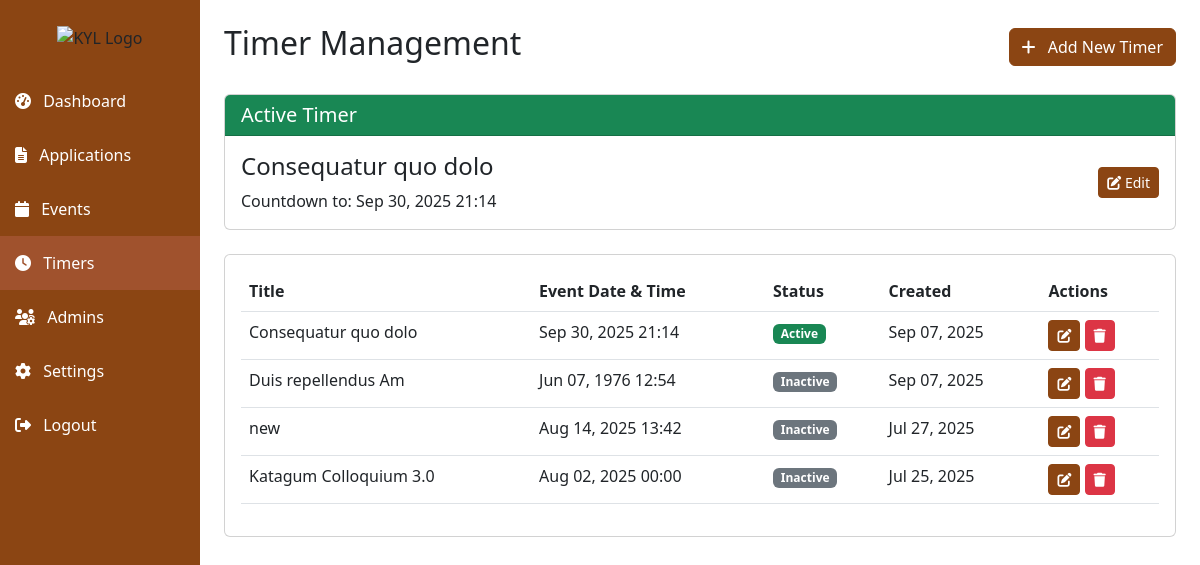
/admin/timers.php (signed in), run on the app's committed database.
### tables this page shows
CREATE TABLE `timers` (
  `id` int(11) NOT NULL,
  `title` varchar(200) NOT NULL,
  `event_datetime` datetime NOT NULL,
  `status` enum('active','inactive') DEFAULT 'inactive',
  `created_at` timestamp NOT NULL DEFAULT current_timestamp()
);

### admin/timers.php (the view, shortened to what this page needs)
<?php
require_once('../config/database.php');
$stmt = $pdo->query("SELECT * FROM timers ORDER BY created_at DESC");
$timers = $stmt->fetchAll();
?>
<!DOCTYPE html>
<html lang="en">
<head>
    <link href="https://cdn.jsdelivr.net/npm/bootstrap@5.3.0/dist/css/bootstrap.min.css" rel="stylesheet">
    <link rel="stylesheet" href="https://cdnjs.cloudflare.com/ajax/libs/font-awesome/6.4.0/css/all.min.css">
    <link rel="stylesheet" href="assets/css/admin.css">
</head>
<body>
    <div class="container-fluid">
        <div class="row">
            <div class="col-md-3 col-lg-2 px-0 sidebar">
                <div class="text-center py-4">
                    <img src="../img/logo.png" alt="KYL Logo" style="max-width: 120px;">
                </div>
                <div class="d-flex flex-column flex-grow-1">
                    <div class="nav flex-column">
                        <a href="dashboard.php" class="nav-link">
                            <i class="fas fa-tachometer-alt me-2"></i> Dashboard
                        </a>
                        <a href="applications.php" class="nav-link">
                            <i class="fas fa-file-alt me-2"></i> Applications
                        </a>
                        <a href="events.php" class="nav-link">
                            <i class="fas fa-calendar me-2"></i> Events
                        </a>
                        <a href="timers.php" class="nav-link active">
                            <i class="fas fa-clock me-2"></i> Timers
                        </a>
                        <a href="admins.php" class="nav-link">
                            <i class="fas fa-users-cog me-2"></i> Admins
                        </a>
                        <a href="settings.php" class="nav-link">
                            <i class="fas fa-cog me-2"></i> Settings
                        </a>
                    </div>
                    <div class="mt-auto">
                        <a href="logout.php" class="nav-link">
                            <i class="fas fa-sign-out-alt me-2"></i> Logout
                        </a>
                    </div>
                </div>
            </div>
            <div class="col-md-9 col-lg-10 px-4 py-4">
                <div class="d-flex justify-content-between align-items-center mb-4">
                    <h2>Timer Management</h2>
                    <button class="btn btn-primary" data-bs-toggle="modal" data-bs-target="#addTimerModal">
                        <i class="fas fa-plus me-2"></i> Add New Timer
                    </button>
                </div>
                <?php
                $stmt = $pdo->query("SELECT * FROM timers WHERE status = 'active' LIMIT 1");
                $activeTimer = $stmt->fetch();
                if ($activeTimer):
                ?>
                    <div class="card mb-4">
                        <div class="card-header bg-success text-white">
                            <h5 class="mb-0">Active Timer</h5>
                        </div>
                        <div class="card-body">
                            <div class="row align-items-center">
                                <div class="col-md-6">
                                    <h4><?php echo htmlspecialchars($activeTimer['title']); ?></h4>
                                    <p class="mb-0">Countdown to: <?php echo date('M d, Y H:i', strtotime($activeTimer['event_datetime'])); ?></p>
                                </div>
                                <div class="col-md-6 text-md-end">
                                    <button class="btn btn-primary btn-sm edit-timer" data-bs-toggle="modal"
                                        data-bs-target="#editTimerModal" data-timer='<?php echo json_encode($activeTimer); ?>'>
                                        <i class="fas fa-edit"></i> Edit
                                    </button>
                                </div>
                            </div>
                        </div>
                    </div>
                <?php endif; ?>
                <div class="card">
                    <div class="card-body">
                        <div class="table-responsive">
                            <table class="table table-hover">
                                <thead>
                                    <tr>
                                        <th>Title</th>
                                        <th>Event Date & Time</th>
                                        <th>Status</th>
                                        <th>Created</th>
                                        <th>Actions</th>
                                    </tr>
                                </thead>
                                <tbody>
                                    <?php foreach ($timers as $timer): ?>
                                        <tr>
                                            <td><?php echo htmlspecialchars($timer['title']); ?></td>
                                            <td><?php echo date('M d, Y H:i', strtotime($timer['event_datetime'])); ?></td>
                                            <td>
                                                <span class="badge bg-<?php echo $timer['status'] === 'active' ? 'success' : 'secondary'; ?>">
                                                    <?php echo ucfirst($timer['status']); ?>
                                                </span>
                                            </td>
                                            <td><?php echo date('M d, Y', strtotime($timer['created_at'])); ?></td>
                                            <td>
                                                <button class="btn btn-sm btn-primary edit-timer" data-bs-toggle="modal"
                                                    data-bs-target="#editTimerModal" data-timer='<?php echo json_encode($timer); ?>'>
                                                    <i class="fas fa-edit"></i>
                                                </button>
                                                <button class="btn btn-sm btn-danger delete-timer" data-id="<?php echo $timer['id']; ?>">
                                                    <i class="fas fa-trash"></i>
                                                </button>
                                            </td>
                                        </tr>
                                    <?php endforeach; ?>
                                </tbody>
                            </table>
                        </div>
                    </div>
                </div>
            </div>
        </div>
    </div>
</body>
</html>

### admin/assets/css/admin.css (style rules this page uses)
:root { --primary-color: #8B4513; --primary-hover: #A0522D; --primary-light: #DEB887; }
.sidebar { min-height: 100vh; background: var(--primary-color); }
.sidebar .nav-link { color: #fff; padding: 15px; }
.sidebar .nav-link.active { background: var(--primary-hover); }
.btn-primary { background-color: var(--primary-color); border-color: var(--primary-color); }
.card-header { background-color: var(--primary-light); color: var(--primary-color); }

### data on the page
timers: title "Consequatur quo dolo", event_datetime "Sep 30, 2025 21:14", status "Active", created_at "Sep 07, 2025"
timers: title "Duis repellendus Am", event_datetime "Jun 07, 1976 12:54", status "Inactive", created_at "Sep 07, 2025"
timers: title "new", event_datetime "Aug 14, 2025 13:42", status "Inactive", created_at "Jul 27, 2025"
timers: title "Katagum Colloquium 3.0", event_datetime "Aug 02, 2025 00:00", status "Inactive", created_at "Jul 25, 2025"
